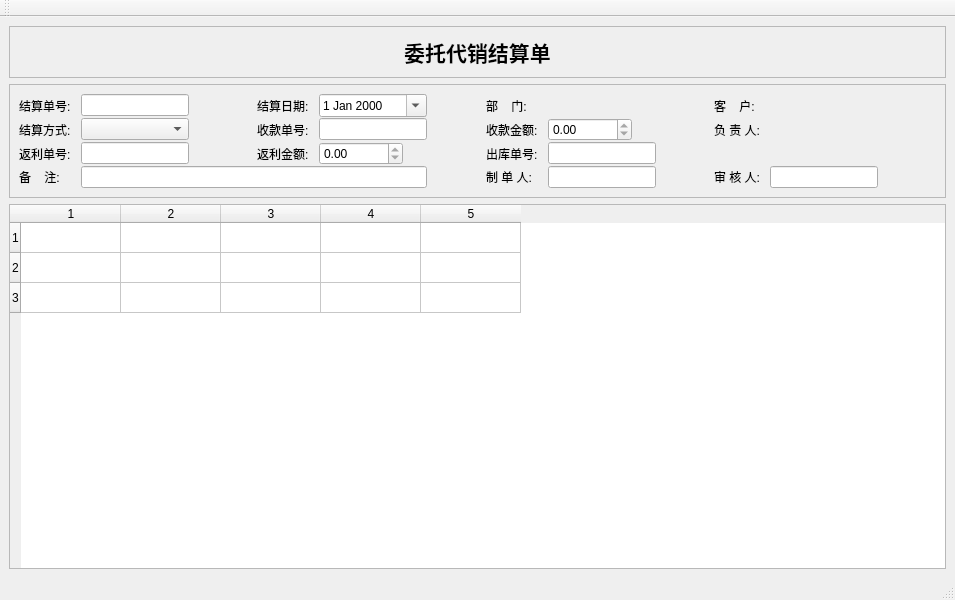
<?xml version="1.0" encoding="UTF-8"?>
<ui version="4.0">
 <class>SaConSettleWin</class>
 <widget class="QMainWindow" name="SaConSettleWin">
  <property name="geometry">
   <rect>
    <x>0</x>
    <y>0</y>
    <width>955</width>
    <height>600</height>
   </rect>
  </property>
  <property name="windowTitle">
   <string>MainWindow</string>
  </property>
  <widget class="QWidget" name="centralwidget">
   <layout class="QVBoxLayout" name="verticalLayout_2">
    <item>
     <widget class="QFrame" name="frame_4">
      <property name="frameShape">
       <enum>QFrame::StyledPanel</enum>
      </property>
      <property name="frameShadow">
       <enum>QFrame::Plain</enum>
      </property>
      <layout class="QHBoxLayout" name="horizontalLayout_4">
       <item>
        <widget class="QLabel" name="titleLabel">
         <property name="font">
          <font>
           <family>微软雅黑</family>
           <pointsize>16</pointsize>
           <weight>75</weight>
           <bold>true</bold>
          </font>
         </property>
         <property name="text">
          <string>委托代销结算单</string>
         </property>
         <property name="alignment">
          <set>Qt::AlignCenter</set>
         </property>
        </widget>
       </item>
      </layout>
     </widget>
    </item>
    <item>
     <widget class="QFrame" name="frame_2">
      <property name="frameShape">
       <enum>QFrame::StyledPanel</enum>
      </property>
      <property name="frameShadow">
       <enum>QFrame::Plain</enum>
      </property>
      <layout class="QVBoxLayout" name="verticalLayout">
       <property name="spacing">
        <number>1</number>
       </property>
       <item>
        <layout class="QGridLayout" name="headGridLayout">
         <property name="horizontalSpacing">
          <number>10</number>
         </property>
         <item row="0" column="8">
          <spacer name="horizontalSpacer_5">
           <property name="orientation">
            <enum>Qt::Horizontal</enum>
           </property>
           <property name="sizeHint" stdset="0">
            <size>
             <width>40</width>
             <height>20</height>
            </size>
           </property>
          </spacer>
         </item>
         <item row="0" column="2">
          <spacer name="horizontalSpacer_3">
           <property name="orientation">
            <enum>Qt::Horizontal</enum>
           </property>
           <property name="sizeHint" stdset="0">
            <size>
             <width>40</width>
             <height>20</height>
            </size>
           </property>
          </spacer>
         </item>
         <item row="0" column="4">
          <widget class="QDateEdit" name="dateEdit">
           <property name="sizePolicy">
            <sizepolicy hsizetype="Minimum" vsizetype="Fixed">
             <horstretch>0</horstretch>
             <verstretch>0</verstretch>
            </sizepolicy>
           </property>
           <property name="calendarPopup">
            <bool>true</bool>
           </property>
          </widget>
         </item>
         <item row="0" column="5">
          <spacer name="horizontalSpacer_4">
           <property name="orientation">
            <enum>Qt::Horizontal</enum>
           </property>
           <property name="sizeHint" stdset="0">
            <size>
             <width>40</width>
             <height>20</height>
            </size>
           </property>
          </spacer>
         </item>
         <item row="0" column="1">
          <widget class="QLineEdit" name="noEdit">
           <property name="sizePolicy">
            <sizepolicy hsizetype="Fixed" vsizetype="Fixed">
             <horstretch>0</horstretch>
             <verstretch>0</verstretch>
            </sizepolicy>
           </property>
          </widget>
         </item>
         <item row="0" column="9">
          <widget class="QLabel" name="label_3">
           <property name="sizePolicy">
            <sizepolicy hsizetype="Fixed" vsizetype="Preferred">
             <horstretch>0</horstretch>
             <verstretch>0</verstretch>
            </sizepolicy>
           </property>
           <property name="text">
            <string>客    户:</string>
           </property>
          </widget>
         </item>
         <item row="0" column="3">
          <widget class="QLabel" name="dateLabel">
           <property name="sizePolicy">
            <sizepolicy hsizetype="Fixed" vsizetype="Preferred">
             <horstretch>0</horstretch>
             <verstretch>0</verstretch>
            </sizepolicy>
           </property>
           <property name="text">
            <string>结算日期:</string>
           </property>
          </widget>
         </item>
         <item row="0" column="0">
          <widget class="QLabel" name="idLabel">
           <property name="sizePolicy">
            <sizepolicy hsizetype="Fixed" vsizetype="Preferred">
             <horstretch>0</horstretch>
             <verstretch>0</verstretch>
            </sizepolicy>
           </property>
           <property name="text">
            <string>结算单号:</string>
           </property>
          </widget>
         </item>
         <item row="1" column="9">
          <widget class="QLabel" name="label_12">
           <property name="sizePolicy">
            <sizepolicy hsizetype="Fixed" vsizetype="Preferred">
             <horstretch>0</horstretch>
             <verstretch>0</verstretch>
            </sizepolicy>
           </property>
           <property name="text">
            <string>负 责 人:</string>
           </property>
          </widget>
         </item>
         <item row="3" column="0">
          <widget class="QLabel" name="label_9">
           <property name="text">
            <string>备    注:</string>
           </property>
          </widget>
         </item>
         <item row="1" column="10">
          <widget class="QkSearchEditBox" name="userSearchEditbox">
           <property name="sizePolicy">
            <sizepolicy hsizetype="Fixed" vsizetype="Fixed">
             <horstretch>0</horstretch>
             <verstretch>0</verstretch>
            </sizepolicy>
           </property>
          </widget>
         </item>
         <item row="1" column="0">
          <widget class="QLabel" name="label">
           <property name="text">
            <string>结算方式:</string>
           </property>
          </widget>
         </item>
         <item row="0" column="6">
          <widget class="QLabel" name="label_6">
           <property name="sizePolicy">
            <sizepolicy hsizetype="Fixed" vsizetype="Preferred">
             <horstretch>0</horstretch>
             <verstretch>0</verstretch>
            </sizepolicy>
           </property>
           <property name="text">
            <string>部    门:</string>
           </property>
          </widget>
         </item>
         <item row="3" column="1" colspan="4">
          <widget class="QLineEdit" name="memoEdit"/>
         </item>
         <item row="1" column="1">
          <widget class="QComboBox" name="busTypeComboBox">
           <property name="sizePolicy">
            <sizepolicy hsizetype="Preferred" vsizetype="Fixed">
             <horstretch>0</horstretch>
             <verstretch>0</verstretch>
            </sizepolicy>
           </property>
          </widget>
         </item>
         <item row="0" column="7">
          <widget class="QkSearchEditBox" name="depSearchEditbox">
           <property name="sizePolicy">
            <sizepolicy hsizetype="Minimum" vsizetype="Fixed">
             <horstretch>0</horstretch>
             <verstretch>0</verstretch>
            </sizepolicy>
           </property>
          </widget>
         </item>
         <item row="1" column="11">
          <spacer name="horizontalSpacer">
           <property name="orientation">
            <enum>Qt::Horizontal</enum>
           </property>
           <property name="sizeHint" stdset="0">
            <size>
             <width>40</width>
             <height>20</height>
            </size>
           </property>
          </spacer>
         </item>
         <item row="0" column="10" colspan="2">
          <widget class="QkSearchEditBox" name="cusQks">
           <property name="sizePolicy">
            <sizepolicy hsizetype="Preferred" vsizetype="Fixed">
             <horstretch>0</horstretch>
             <verstretch>0</verstretch>
            </sizepolicy>
           </property>
          </widget>
         </item>
         <item row="3" column="7">
          <widget class="QLineEdit" name="makerEdit">
           <property name="sizePolicy">
            <sizepolicy hsizetype="Fixed" vsizetype="Fixed">
             <horstretch>0</horstretch>
             <verstretch>0</verstretch>
            </sizepolicy>
           </property>
           <property name="readOnly">
            <bool>true</bool>
           </property>
          </widget>
         </item>
         <item row="3" column="9">
          <widget class="QLabel" name="label_10">
           <property name="text">
            <string>审 核 人:</string>
           </property>
          </widget>
         </item>
         <item row="3" column="6">
          <widget class="QLabel" name="label_8">
           <property name="text">
            <string>制 单 人:</string>
           </property>
          </widget>
         </item>
         <item row="3" column="10">
          <widget class="QLineEdit" name="auditEdit">
           <property name="sizePolicy">
            <sizepolicy hsizetype="Fixed" vsizetype="Fixed">
             <horstretch>0</horstretch>
             <verstretch>0</verstretch>
            </sizepolicy>
           </property>
           <property name="readOnly">
            <bool>true</bool>
           </property>
          </widget>
         </item>
         <item row="1" column="6">
          <widget class="QLabel" name="label_4">
           <property name="text">
            <string>收款金额:</string>
           </property>
          </widget>
         </item>
         <item row="2" column="0">
          <widget class="QLabel" name="label_5">
           <property name="text">
            <string>返利单号:</string>
           </property>
          </widget>
         </item>
         <item row="2" column="3">
          <widget class="QLabel" name="label_7">
           <property name="text">
            <string>返利金额:</string>
           </property>
          </widget>
         </item>
         <item row="2" column="1">
          <widget class="QLineEdit" name="profitEdit">
           <property name="readOnly">
            <bool>true</bool>
           </property>
          </widget>
         </item>
         <item row="2" column="7">
          <widget class="QLineEdit" name="rdNoEdit">
           <property name="sizePolicy">
            <sizepolicy hsizetype="Fixed" vsizetype="Fixed">
             <horstretch>0</horstretch>
             <verstretch>0</verstretch>
            </sizepolicy>
           </property>
           <property name="readOnly">
            <bool>true</bool>
           </property>
          </widget>
         </item>
         <item row="2" column="6">
          <widget class="QLabel" name="label_2">
           <property name="text">
            <string>出库单号:</string>
           </property>
          </widget>
         </item>
         <item row="1" column="3">
          <widget class="QLabel" name="label_11">
           <property name="text">
            <string>收款单号:</string>
           </property>
          </widget>
         </item>
         <item row="1" column="4">
          <widget class="QLineEdit" name="apNoEdit">
           <property name="readOnly">
            <bool>true</bool>
           </property>
          </widget>
         </item>
         <item row="1" column="7">
          <widget class="QDoubleSpinBox" name="apMoneySpinBox">
           <property name="sizePolicy">
            <sizepolicy hsizetype="Fixed" vsizetype="Fixed">
             <horstretch>0</horstretch>
             <verstretch>0</verstretch>
            </sizepolicy>
           </property>
           <property name="readOnly">
            <bool>true</bool>
           </property>
           <property name="maximum">
            <double>999999999.990000009536743</double>
           </property>
          </widget>
         </item>
         <item row="2" column="4">
          <widget class="QDoubleSpinBox" name="profitMoneySpinBox">
           <property name="sizePolicy">
            <sizepolicy hsizetype="Fixed" vsizetype="Fixed">
             <horstretch>0</horstretch>
             <verstretch>0</verstretch>
            </sizepolicy>
           </property>
           <property name="readOnly">
            <bool>true</bool>
           </property>
           <property name="maximum">
            <double>999999999.990000009536743</double>
           </property>
          </widget>
         </item>
        </layout>
       </item>
      </layout>
     </widget>
    </item>
    <item>
     <widget class="QTableWidget" name="tableWidget">
      <property name="rowCount">
       <number>3</number>
      </property>
      <property name="columnCount">
       <number>5</number>
      </property>
      <row/>
      <row/>
      <row/>
      <column/>
      <column/>
      <column/>
      <column/>
      <column/>
     </widget>
    </item>
   </layout>
  </widget>
  <widget class="QStatusBar" name="statusbar"/>
  <widget class="QToolBar" name="toolBar">
   <property name="windowTitle">
    <string>toolBar</string>
   </property>
   <attribute name="toolBarArea">
    <enum>TopToolBarArea</enum>
   </attribute>
   <attribute name="toolBarBreak">
    <bool>false</bool>
   </attribute>
  </widget>
 </widget>
 <customwidgets>
  <customwidget>
   <class>QkSearchEditBox</class>
   <extends>QWidget</extends>
   <header>qksearcheditbox.h</header>
  </customwidget>
 </customwidgets>
 <resources/>
 <connections/>
</ui>
